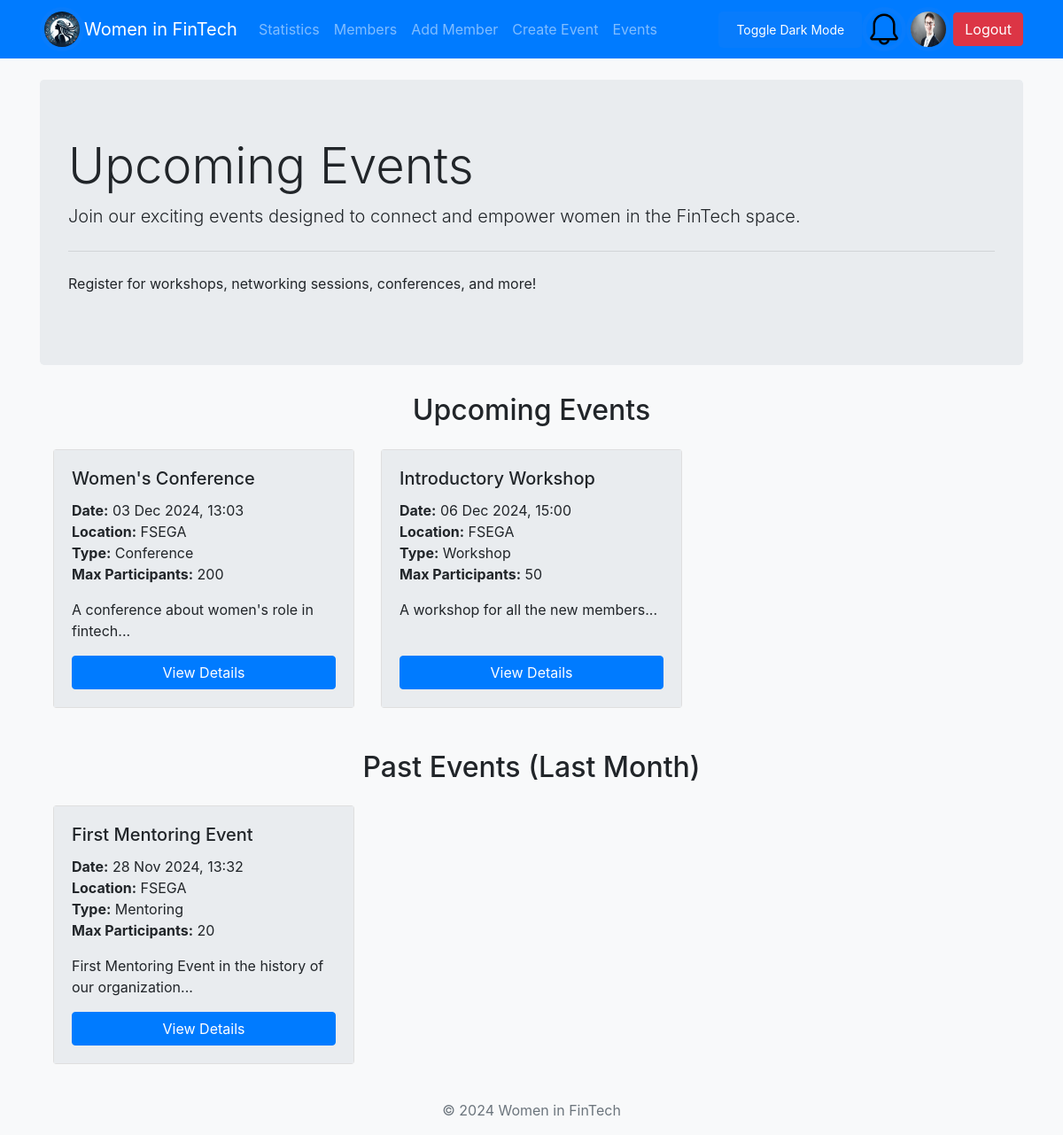
/events.php (signed in), run on the app's committed database.
### tables this page shows
CREATE TABLE `members` (
  `id` int(11) NOT NULL,
  `first_name` varchar(50) NOT NULL,
  `last_name` varchar(50) NOT NULL,
  `email` varchar(100) NOT NULL,
  `profession` varchar(100) DEFAULT '-',
  `company` varchar(100) DEFAULT '-',
  `expertise` text DEFAULT NULL,
  `linkedin_profile` varchar(255) DEFAULT NULL,
  `pfp` varchar(500) NOT NULL DEFAULT 'resources/default_profile_pic.jpg',
  `status` enum('admin','member','mentor') DEFAULT 'member',
  `created_at` timestamp NOT NULL DEFAULT current_timestamp(),
  `password` varchar(200) NOT NULL DEFAULT 'parola'
);

CREATE TABLE `events` (
  `id` int(11) NOT NULL,
  `title` varchar(255) NOT NULL,
  `description` text DEFAULT NULL,
  `event_date` datetime NOT NULL,
  `location` varchar(255) DEFAULT NULL,
  `event_type` enum('workshop','mentoring','networking','conference') DEFAULT NULL,
  `max_participants` int(11) DEFAULT NULL,
  `created_by` int(11) DEFAULT NULL,
  `created_at` timestamp NOT NULL DEFAULT current_timestamp()
);

### events.php (the view)
<?php
include_once "includes/header.php";
$query_upcoming = "SELECT id, title, description, event_date, location, event_type, max_participants FROM events WHERE event_date >= NOW() ORDER BY event_date ASC";
$stmt_upcoming = $db->prepare($query_upcoming);
$stmt_upcoming->execute();
$events_upcoming = $stmt_upcoming->fetchAll(PDO::FETCH_ASSOC);
$query_past = "SELECT id, title, description, event_date, location, event_type, max_participants FROM events WHERE event_date < NOW() AND event_date >= DATE_SUB(NOW(), INTERVAL 1 MONTH) ORDER BY event_date DESC";
$stmt_past = $db->prepare($query_past);
$stmt_past->execute();
$events_past = $stmt_past->fetchAll(PDO::FETCH_ASSOC);
?>
<div class="jumbotron">
    <h1 class="display-4">Upcoming Events</h1>
    <p class="lead">Join our exciting events designed to connect and empower women in the FinTech space.</p>
    <hr class="my-4">
    <p>Register for workshops, networking sessions, conferences, and more!</p>
</div>
<div class="container mt-4">
    <h2 class="text-center mb-4">Upcoming Events</h2>
    <?php if (!empty($events_upcoming)): ?>
        <div class="row">
            <?php foreach ($events_upcoming as $event): ?>
                <div class="col-md-4 mb-4">
                    <div class="card h-100 d-flex flex-column">
                        <div class="card-body d-flex flex-column">
                            <h5 class="card-title"><?php echo htmlspecialchars($event['title']); ?></h5>
                            <p class="card-text">
                                <strong>Date:</strong> <?php echo date('d M Y, H:i', strtotime($event['event_date'])); ?><br>
                                <strong>Location:</strong> <?php echo htmlspecialchars($event['location']); ?><br>
                                <strong>Type:</strong> <?php echo ucfirst($event['event_type']); ?><br>
                                <strong>Max Participants:</strong> <?php echo $event['max_participants']; ?>
                            </p>
                            <p class="card-text">
                                <?php echo nl2br(htmlspecialchars(substr($event['description'], 0, 100))); ?>...
                            </p>
                            <div class="mt-auto">
                                <a href="event_details.php?id=<?php echo $event['id']; ?>" class="btn btn-primary btn-block">View Details</a>
                            </div>
                        </div>
                    </div>
                </div>
            <?php endforeach; ?>
        </div>
    <?php else: ?>
        <p class="text-center">No upcoming events at the moment. Please check back later.</p>
    <?php endif; ?>
</div>
<div class="container mt-4">
    <h2 class="text-center mb-4">Past Events (Last Month)</h2>
    <?php if (!empty($events_past)): ?>
        <div class="row">
            <?php foreach ($events_past as $event): ?>
                <div class="col-md-4 mb-4">
                    <div class="card h-100 d-flex flex-column">
                        <div class="card-body d-flex flex-column">
                            <h5 class="card-title"><?php echo htmlspecialchars($event['title']); ?></h5>
                            <p class="card-text">
                                <strong>Date:</strong> <?php echo date('d M Y, H:i', strtotime($event['event_date'])); ?><br>
                                <strong>Location:</strong> <?php echo htmlspecialchars($event['location']); ?><br>
                                <strong>Type:</strong> <?php echo ucfirst($event['event_type']); ?><br>
                                <strong>Max Participants:</strong> <?php echo $event['max_participants']; ?>
                            </p>
                            <p class="card-text">
                                <?php echo nl2br(htmlspecialchars(substr($event['description'], 0, 100))); ?>...
                            </p>
                            <div class="mt-auto">
                                <a href="event_details.php?id=<?php echo $event['id']; ?>" class="btn btn-primary btn-block">View Details</a>
                            </div>
                        </div>
                    </div>
                </div>
            <?php endforeach; ?>
        </div>
    <?php else: ?>
        <p class="text-center">No past events in the last month. Please check back later.</p>
    <?php endif; ?>
</div>
<?php
include_once "includes/footer.php";
?>

### includes/header.php (shortened to what this page needs)
<?php
$database = new Database();
$db = $database->getConnection();
if(isset($_SESSION['user'])){
    $userId = $_SESSION['user']['id'];
    $query = "SELECT pfp FROM members WHERE id = :id";
    $stmt = $db->prepare($query);
    $stmt->bindParam(':id', $userId, PDO::PARAM_INT);
    $stmt->execute();
    $user = $stmt->fetch(PDO::FETCH_ASSOC);
$profilePic = $user['pfp'] ?? 'resources/default_profile_pic.jpg';
} else {
    $profilePic = 'resources/default_profile_pic.jpg';
}
?>
<!DOCTYPE html>
<html lang="ro">
<head>
    <link rel="stylesheet"
          href="https://stackpath.bootstrapcdn.com/bootstrap/4.5.2/css/bootstrap.min.css">
    <link rel="stylesheet" href="css/style.css">
</head>
<body class="bg-light">
<nav class="navbar navbar-expand-lg navbar-dark bg-primary">
    <div class="container">
        <img class="logo" src="logo.png" style="width: 50px; height: auto; border-radius: 50%; border: 5px solid #087cfc;">
        <a class="navbar-brand" href="<?php echo isset($_SESSION['user']) ? 'dashboard.php' : 'index.php'; ?>">Women in FinTech</a>
        <div class="collapse navbar-collapse" id="navbarNav">
            <ul class="navbar-nav">
                <?php if (isset($_SESSION['user'])): ?>
                    <?php if ($_SESSION['user']['status'] === 'admin' || $_SESSION['user']['status'] === 'mentor'): ?>
                        <li class="nav-item">
                            <a class="nav-link" href="statistics.php">Statistics</a>
                        </li>
                    <?php endif; ?>
                    <?php if ($_SESSION['user']['status'] === 'admin'): ?>
                        <li class="nav-item">
                            <a class="nav-link" href="members.php">Members</a>
                        </li>
                        <li class="nav-item">
                            <a class="nav-link" href="add_member.php">Add Member</a>
                        </li>
                    <li class="nav-item">
                        <a class="nav-link" href="create_event.php">Create Event</a>
                    </li>
                    <?php endif; ?>
                    <li class="nav-item">
                        <a class="nav-link" href="events.php">Events</a>
                    </li>
                <?php endif; ?>
            </ul>
        </div>
        <input onclick="darkMode()" id="darkButton" class="btn btn-primary" type="button" value="Toggle Dark Mode">
        <div class="dropdown">
            <img class="pfp dropdown-toggle" id="notificationBell" data-toggle="dropdown" aria-haspopup="true" aria-expanded="false"
                 src="resources/bell.png" style="width: 50px; height: 50px; border-radius: 50%; border: 5px solid #087cfc; cursor: pointer;">
        </div>
        <?php if (isset($_SESSION['user'])): ?>
        <a href="edit_profile.php" style="padding-right: 3px">
            <img class="pfp" src="<?php echo htmlspecialchars($profilePic); ?>" style="width: 50px; height: 50px; border-radius: 50%; border: 5px solid #087cfc;">
        </a>
        <?php endif; ?>
        <div class="ml-auto">
            <?php if (isset($_SESSION['user'])): ?>
                <a href="logout.php" class="btn btn-danger">Logout</a>
            <?php else: ?>
                <a href="login.php" class="btn btn-success">Login</a>
            <?php endif; ?>
    </div>
</nav>
<div class="container mt-4">

### css/style.css (style rules this page uses)
body { min-height: 100vh; display: flex; flex-direction: column; }
.card-body { background-color: #e9ecef; }
.logo { border-radius: 50%; }
#darkButton { float: right; background-color: #087cfc; color: white; border: none; padding: 10px 20px; border-radius: 5px; cursor: pointer; font-size: 14px; }

### data on the page
members: pfp (picture)
events: title "Women's Conference", event_date "03 Dec 2024, 13:03", location "FSEGA", event_type "Conference", max_participants "200", description "A conference about women's role in fintech"
events: title "Introductory Workshop", event_date "06 Dec 2024, 15:00", location "FSEGA", event_type "Workshop", max_participants "50", description "A workshop for all the new members"
events: title "First Mentoring Event", event_date "28 Nov 2024, 13:32", location "FSEGA", event_type "Mentoring", max_participants "20", description "First Mentoring Event in the history of our organization"
